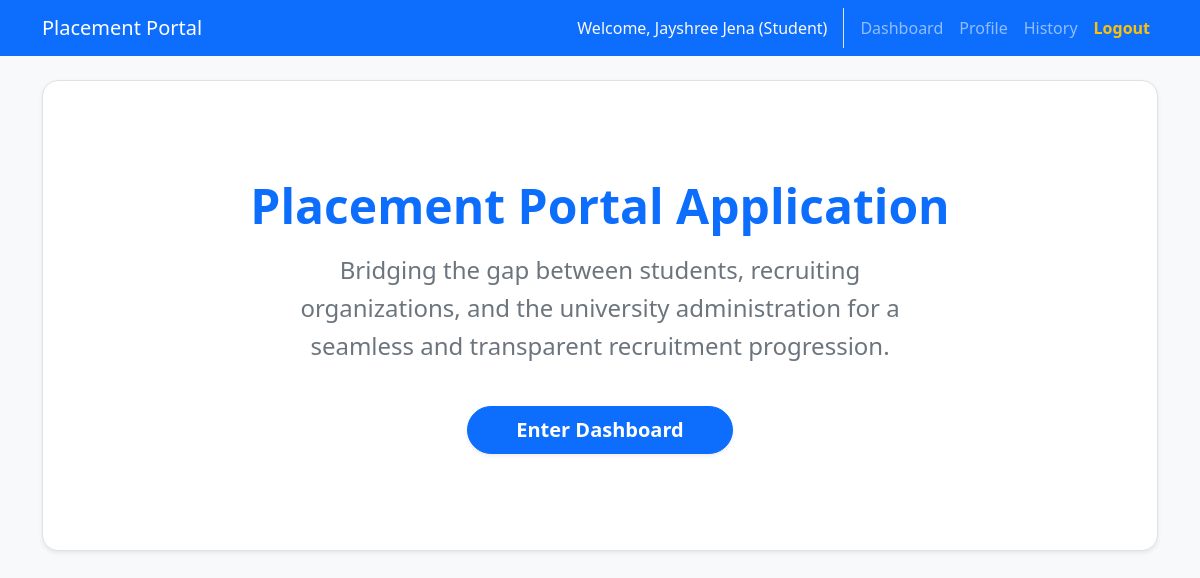
/ (signed in), run on an earlier commit of the app's database.
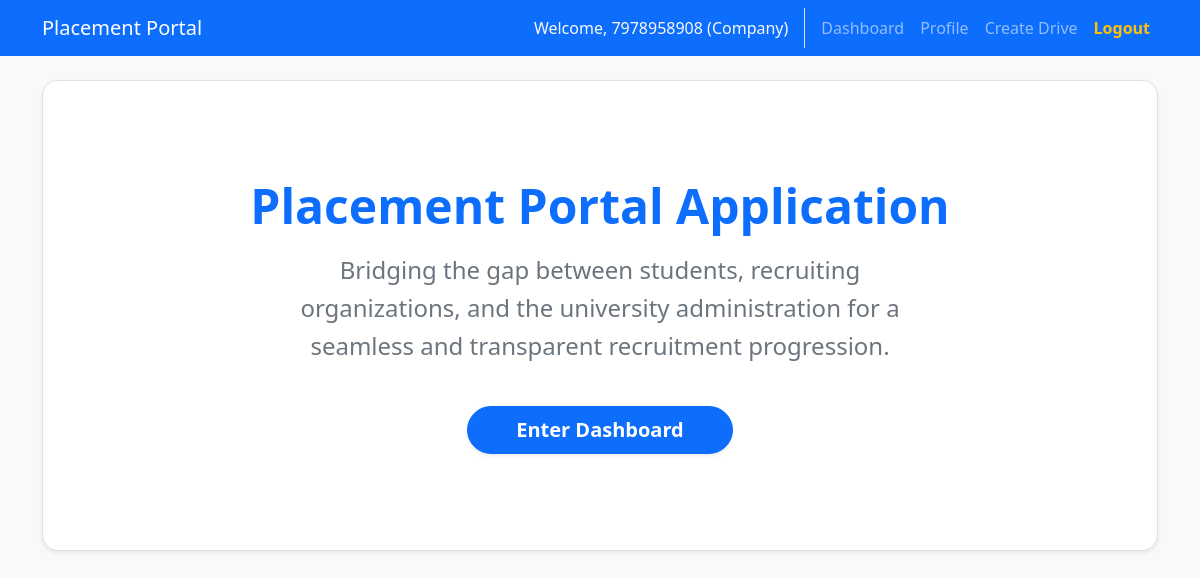
And on a later commit of the database.
### app.py (models this page shows)
class UserMixin:
    is_authenticated = True

class User(db.Model, UserMixin):
    id = db.Column(db.Integer, primary_key=True)
    name = db.Column(db.String(100), nullable=False)
    email = db.Column(db.String(120), unique=True, nullable=False)
    password = db.Column(db.String(200), nullable=False)
    role = db.Column(db.String(20), nullable=False)
    is_active = db.Column(db.Boolean, default=True)

### app.py (the view)
@app.route('/')
def index():
    return render_template('index.html')

### app.py (called while the page is built)
def get_current_user():
    if hasattr(g, 'user'): return g.user
    path = request.path
    role = None
    if path.startswith('/admin'): role = 'admin'
    elif path.startswith('/company'): role = 'company'
    elif path.startswith('/student'): role = 'student'
    if not role: role = session.get('active_role')
    user_id = session.get(f'{role}_id') if role else None
    if user_id:
        user = User.query.get(user_id)
        if user:
            g.user = user
            return user
    return DummyAnonymousUser()

@app.context_processor
def inject_user():
    return dict(current_user=current_user)

@app.before_request
def check_active():
    if current_user.is_authenticated and not current_user.is_active:
        logout_user()
        flash('Your account has been blacklisted or deactivated.', 'danger')
        return redirect(url_for('login'))

### templates/index.html
{% extends "base.html" %}
{% block content %}
<div class="p-5 mb-4 bg-white rounded-4 shadow-sm text-center border">
    <div class="container-fluid py-5">
        <h1 class="display-5 fw-bold text-primary mb-3">Placement Portal Application</h1>
        <p class="col-md-8 mx-auto fs-4 text-secondary" style="line-height: 1.6;">Bridging the gap between students,
            recruiting organizations, and the university administration for a seamless and transparent recruitment
            progression.</p>
        {% if not current_user.is_authenticated %}
        <div class="mt-5 gap-3 d-flex justify-content-center">
            <a href="{{ url_for('login') }}"
                class="btn btn-primary btn-lg rounded-pill shadow-sm px-5 fw-bold">Login</a>
            <div class="dropdown">
                <button class="btn btn-outline-primary btn-lg dropdown-toggle rounded-pill shadow-sm px-5 fw-bold"
                    type="button" id="regDrop" data-bs-toggle="dropdown">Register</button>
                <ul class="dropdown-menu border-0 shadow-sm mt-2">
                    <li><a class="dropdown-item py-2 fw-semibold text-secondary"
                            href="{{ url_for('register_student') }}">As Student</a></li>
                    <li><a class="dropdown-item py-2 fw-semibold text-secondary"
                            href="{{ url_for('register_company') }}">As Company</a></li>
                </ul>
            </div>
        </div>
        {% else %}
        {% if current_user.role == 'admin' %}
        <a href="{{ url_for('admin_dashboard') }}"
            class="btn btn-primary btn-lg rounded-pill px-5 mt-4 fw-bold shadow-sm">Enter Dashboard</a>
        {% elif current_user.role == 'company' %}
        <a href="{{ url_for('company_dashboard') }}"
            class="btn btn-primary btn-lg rounded-pill px-5 mt-4 fw-bold shadow-sm">Enter Dashboard</a>
        {% elif current_user.role == 'student' %}
        <a href="{{ url_for('student_dashboard') }}"
            class="btn btn-primary btn-lg rounded-pill px-5 mt-4 fw-bold shadow-sm">Enter Dashboard</a>
        {% endif %}
        {% endif %}
    </div>
</div>
{% endblock %}

### templates/base.html (shortened to what this page needs)
<!DOCTYPE html>
<html lang="en">
<head>
    <link href="https://cdn.jsdelivr.net/npm/bootstrap@5.3.0/dist/css/bootstrap.min.css" rel="stylesheet">
    <link rel="stylesheet" href="{{ url_for('static', filename='style.css') }}">
</head>
<body>
    <nav class="navbar navbar-expand-lg navbar-dark bg-primary">
        <div class="container">
            <a class="navbar-brand" href="{{ url_for('index') }}">Placement Portal</a>
            <div class="collapse navbar-collapse" id="navbarNav">
                <ul class="navbar-nav ms-auto">
                    {% if current_user.is_authenticated %}
                        <li class="nav-item">
                            <span class="nav-link text-light border-end me-2 pe-3">Welcome, {{ current_user.name }} ({{ current_user.role|capitalize }})</span>
                        </li>
                        {% if current_user.role == 'admin' %}
                        <li class="nav-item"><a class="nav-link" href="{{ url_for('admin_dashboard') }}">Dashboard</a></li>
                        <li class="nav-item"><a class="nav-link" href="{{ url_for('admin_view_applications') }}">Applications</a></li>
                        {% elif current_user.role == 'company' %}
                        <li class="nav-item"><a class="nav-link" href="{{ url_for('company_dashboard') }}">Dashboard</a></li>
                        <li class="nav-item"><a class="nav-link" href="{{ url_for('company_profile') }}">Profile</a></li>
                        <li class="nav-item"><a class="nav-link" href="{{ url_for('create_drive') }}">Create Drive</a></li>
                        {% elif current_user.role == 'student' %}
                        <li class="nav-item"><a class="nav-link" href="{{ url_for('student_dashboard') }}">Dashboard</a></li>
                        <li class="nav-item"><a class="nav-link" href="{{ url_for('student_profile') }}">Profile</a></li>
                        <li class="nav-item"><a class="nav-link" href="{{ url_for('student_history') }}">History</a></li>
                        {% endif %}
                        <li class="nav-item"><a class="nav-link fw-bold text-warning" href="{{ url_for('logout') }}">Logout</a></li>
                    {% endif %}
                </ul>
            </div>
        </div>
    </nav>
    <div class="container mt-4 mb-5 pb-5">
        {% block content %}{% endblock %}
    </div>
</body>
</html>

What changed in the data, as far as the page shows it:
changed User: name "Jayshree Jena" → "7978958908"; role "Student" → "Company"
Also different on the page:
text no longer shown: "History"
text now shown: "Create Drive"
